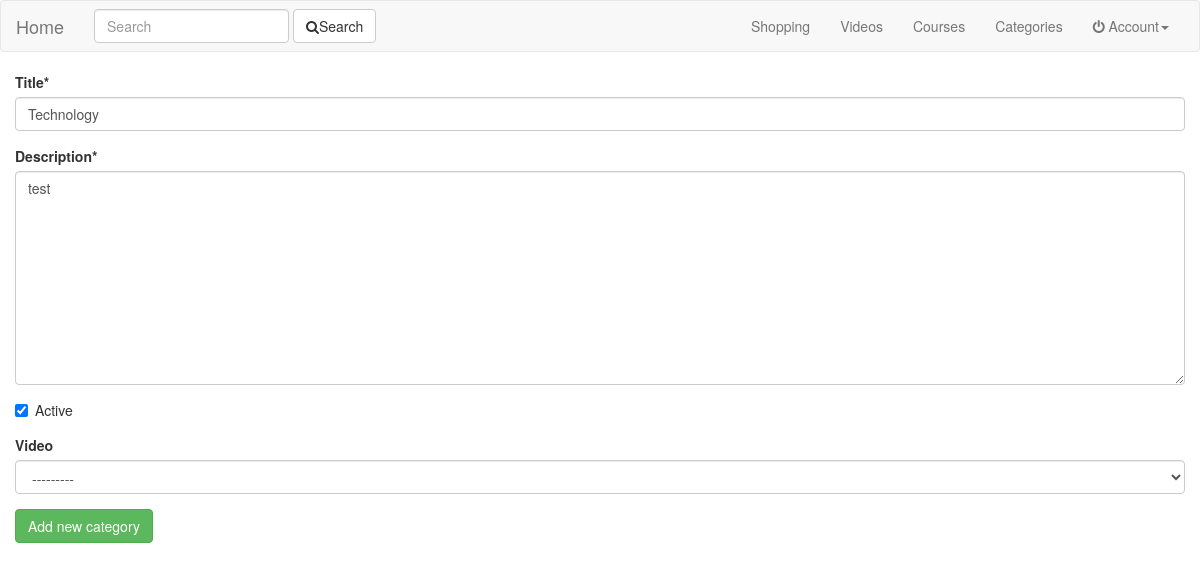
Page /categories/technology/update/ on the committed database.
### categories/models.py (models this page shows, shortened)
class Category(models.Model):
	video 		= models.ForeignKey(Video, null=True, blank=True)
	title 		= models.CharField(max_length=120)
	slug 		= models.SlugField(blank=True)
	description = models.TextField()
	active 		= models.BooleanField(default=True)
	updated 	= models.DateTimeField(auto_now=True)
	timestamp 	= models.DateTimeField(auto_now_add=True)
	objects = CategoryManager()
	class Meta:
		verbose_name = "Category"
		verbose_name_plural = "Categories"

### videos/models.py (models this page shows, shortened)
class Video(models.Model):
	embed_code 		= models.TextField()
	title 			= models.CharField(max_length=120)
	slug 			= models.SlugField(blank=True)
	free			= models.BooleanField(default=True)
	active 			= models.BooleanField(default=True)
	member_required = models.BooleanField(default=False)
	updated 		= models.DateTimeField(auto_now=True)
	timestamp		= models.DateTimeField(auto_now_add=True)
	objects = VideoManager()
	def __str__(self):
		return str(self.title)

### categories/views.py (the view)
# urls.py: url(r'^(?P<slug>[\w-]+)/update/$', CategoryUpdateView.as_view(), name="update"),
class CategoryUpdateView(UpdateView):
	model = Category
	form_class = CategoryForm

### categories/forms.py
class CategoryForm(forms.ModelForm):
	class Meta:
		model = Category
		fields = [
			"title",
			"description",
			"active",
			"video",
		]

### categories/models.py (called while the page is built)
	def active(self):
		return self.filter(active=True)

	def get_queryset(self):
		return CategoryQuerySet(self.model, using=self._db)

	def all(self):
		return self.get_queryset().all().active(
			).annotate(
				courses_length=Count("secondary_category", distinct=True)
			).prefetch_related("primary_category", "secondary_category")

### courses/models.py (called while the page is built)
	def get_queryset(self):
		return CourseQuerySet(self.model, using=self._db)

### search/templatetags/search_form.py (called while the page is built)
@register.inclusion_tag("search/snippets/search_form.html")
def search_form(request, navbar=False):
	return {"request": request, "navbar": navbar}

### categories/templates/categories/category_form.html (shortened to what this page needs)
{% extends 'base.html' %}
{% load crispy_forms_tags %}
{% block content %}
<form action="" method="POST">
	{{ form|crispy }}
	<button class="btn btn-success">Add new category</button>
</form>
{% endblock %}

### rows in the picture
Category: title "Technology", description "test", active "☑", video "---------"
